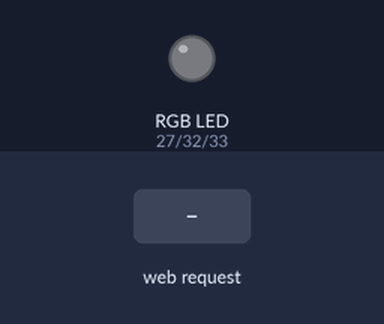
Simulated run of this sketch. Board: ESP32. On the bench: an RGB LED mixed from three pins (HIGH = lit). Inputs (shaded band) come from the test bench. Dim RGB values are drawn brighter than linear; WiFi joins after 1.5 s; servers stay silent unless stated; what the sketch prints to the serial monitor is not drawn.

Above: at 2.7 s.
2.8 s: HTTP request GET /rgb?r=1 received
At 3.7 s:
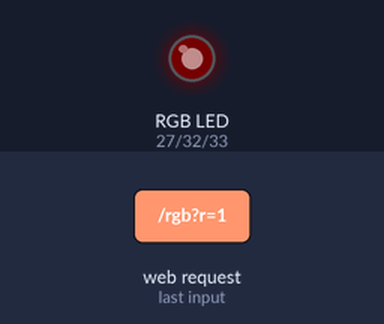
4.3 s: HTTP request GET /rgb?r=120 received
At 4.9 s:
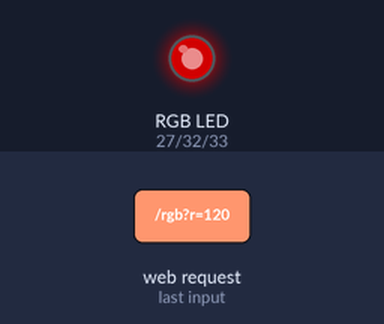
5.8 s: HTTP request GET /rgb?g=1 received
At 7.0 s:
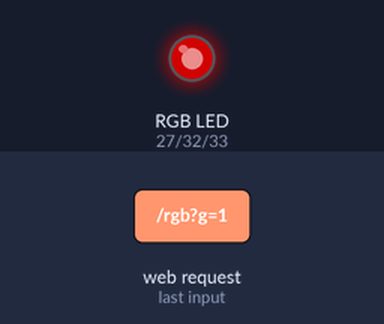
7.3 s: HTTP request GET /rgb?r=0 received
At 8.4 s:
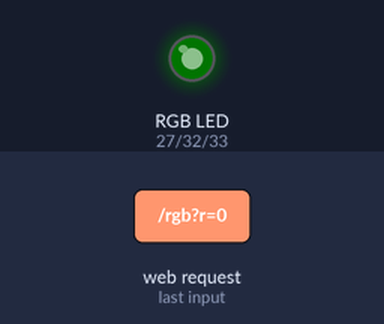
8.8 s: HTTP request GET /rgb?g=120 received
At 9.5 s:
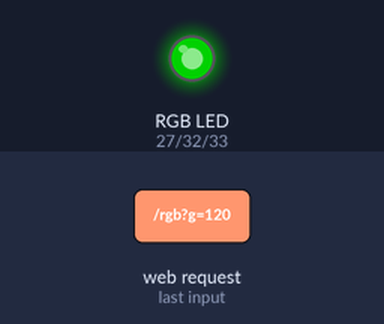
10.3 s: HTTP request GET /rgb?b=1 received
At 10.6 s:
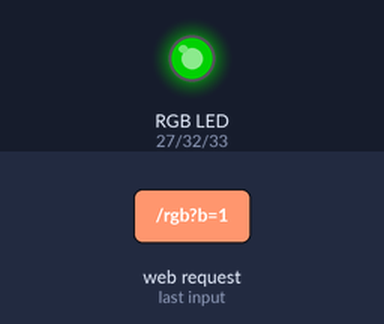
Timing chart, 0 to 12.8 s (numbered marks = the images above; inputs shaded):
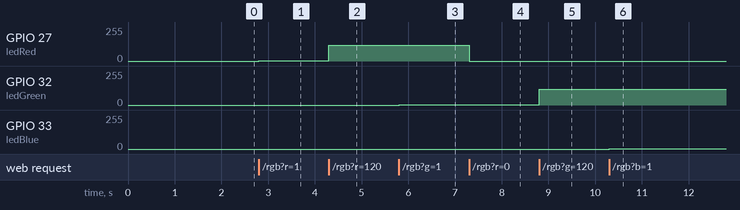

The sketch:

rgbcontrolslider.ino
```cpp
#include <WiFi.h>
#include <WebServer.h>

// ==========================
// Wi-Fi
// ==========================

const char* ssid = "DIGI_86f4d7";
const char* password = "21d15123";

// ==========================
// Pinii LED-ului RGB
// ==========================

const int ledRed = 27;
const int ledGreen = 32;
const int ledBlue = 33;

// Web server pe portul 80
WebServer server(80);

// ==========================
// Pagina web
// ==========================

const char* html = R"rawliteral(
<!DOCTYPE html>
<html>
<head>
  <meta name="viewport" content="width=device-width, initial-scale=1">

  <title>ESP32 RGB Controller</title>

  <style>
    body {
      font-family: Arial;
      text-align: center;
      margin-top: 40px;
    }

    .slider {
      width: 80%;
      max-width: 500px;
    }

    .colorBox {
      width: 150px;
      height: 150px;
      margin: 30px auto;
      border-radius: 15px;
      border: 2px solid black;
      background: rgb(0, 0, 0);
    }

    p {
      font-size: 20px;
    }
  </style>
</head>

<body>

  <h1>ESP32 RGB LED</h1>

  <div class="colorBox" id="colorBox"></div>

  <p>
    Red:
    <span id="redValue">0</span>
  </p>

  <input
    class="slider"
    type="range"
    min="0"
    max="255"
    value="0"
    oninput="changeColor()"
    id="red"
  >

  <p>
    Green:
    <span id="greenValue">0</span>
  </p>

  <input
    class="slider"
    type="range"
    min="0"
    max="255"
    value="0"
    oninput="changeColor()"
    id="green"
  >

  <p>
    Blue:
    <span id="blueValue">0</span>
  </p>

  <input
    class="slider"
    type="range"
    min="0"
    max="255"
    value="0"
    oninput="changeColor()"
    id="blue"
  >

  <script>

    function changeColor() {

      let red = document.getElementById("red").value;
      let green = document.getElementById("green").value;
      let blue = document.getElementById("blue").value;

      // Afișăm valorile
      document.getElementById("redValue").innerHTML = red;
      document.getElementById("greenValue").innerHTML = green;
      document.getElementById("blueValue").innerHTML = blue;

      // Schimbăm culoarea pătratului din browser
      document.getElementById("colorBox").style.backgroundColor =
        "rgb(" + red + "," + green + "," + blue + ")";

      // Trimitem valorile către ESP32
      fetch("/rgb?r=" + red + "&g=" + green + "&b=" + blue);
    }

  </script>

</body>
</html>
)rawliteral";

// ==========================
// Pagina principală
// ==========================

void handleRoot() {
  server.send(200, "text/html", html);
}

// ==========================
// Control RGB
// ==========================

void handleRGB() {

  if (server.hasArg("r")) {
    int red = server.arg("r").toInt();
    analogWrite(ledRed, red);
  }

  if (server.hasArg("g")) {
    int green = server.arg("g").toInt();
    analogWrite(ledGreen, green);
  }

  if (server.hasArg("b")) {
    int blue = server.arg("b").toInt();
    analogWrite(ledBlue, blue);
  }

  server.send(200, "text/plain", "OK");
}

// ==========================
// Setup
// ==========================

void setup() {

  Serial.begin(115200);

  pinMode(ledRed, OUTPUT);
  pinMode(ledGreen, OUTPUT);
  pinMode(ledBlue, OUTPUT);

  // LED stins la pornire
  analogWrite(ledRed, 0);
  analogWrite(ledGreen, 0);
  analogWrite(ledBlue, 0);

  // Conectare Wi-Fi
  WiFi.begin(ssid, password);

  Serial.print("Conectare la Wi-Fi");

  while (WiFi.status() != WL_CONNECTED) {
    delay(500);
    Serial.print(".");
  }

  Serial.println();
  Serial.println("Wi-Fi conectat!");

  Serial.print("Adresa IP: ");
  Serial.println(WiFi.localIP());

  // Rute HTTP
  server.on("/", handleRoot);
  server.on("/rgb", handleRGB);

  // Pornim serverul
  server.begin();

  Serial.println("Web server pornit!");
}

// ==========================
// Loop
// ==========================

void loop() {
  server.handleClient();
}
```

Measured:
- after the input at 2.8 s, GPIO 27 (ledRed): 0/255 → 1/255 at once
- after the input at 4.3 s, GPIO 27 (ledRed): 1/255 → 120/255 at once
- after the input at 5.8 s, GPIO 32 (ledGreen): 0/255 → 1/255 at once
- after the input at 7.3 s, GPIO 27 (ledRed): 120/255 → 0/255 at once
- after the input at 8.8 s, GPIO 32 (ledGreen): 1/255 → 120/255 at once
- after the input at 10.3 s, GPIO 33 (ledBlue): 0/255 → 1/255 at once
